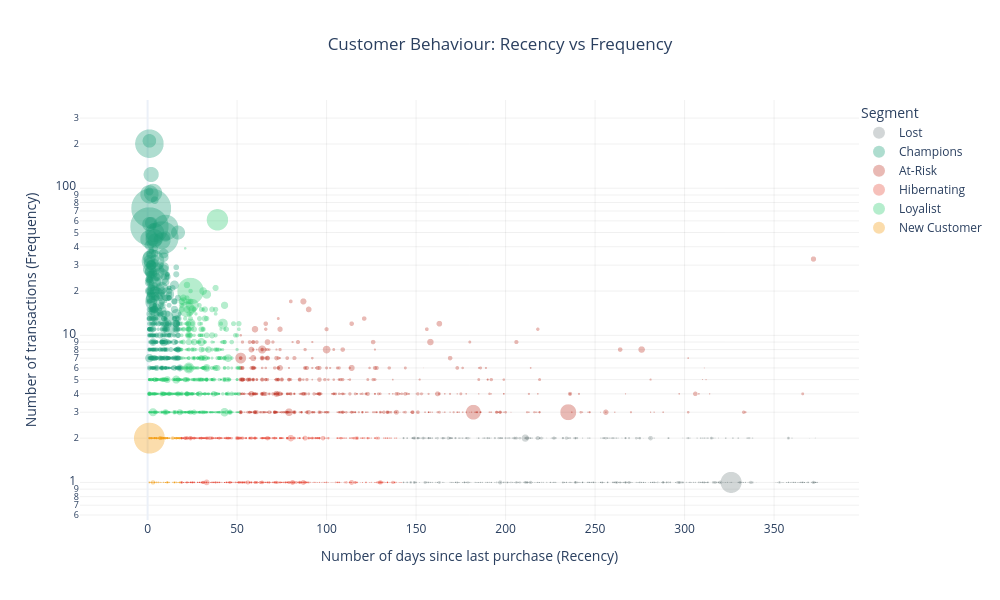

Notebook code for this chart:
### Markdown cell above
#### Recency vs Frequency Analysis using Scatter Plot

### Code cell
fig = px.scatter(
    rfm,
    x="Recency",
    y="Frequency",
    color="Segment",
    size="Monetary",
    size_max=40,
    hover_name="CustomerID",
    log_y=True,
    title="Customer Behaviour: Recency vs Frequency",
    color_discrete_map=color_map,
    template="plotly_white",
)

fig.update_traces(
    opacity=0.5,
    marker=dict(
        line=dict(width=0),
        sizemode='area'
    ),
    hovertemplate=
        '<b>Customer:</b> %{hovertext}<br>' +
        'Recency: %{x}<br>' +
        'Frequency: %{y}<br>' +
        'Monetary: £%{marker.size:,.0f}<extra></extra>'
)

fig.update_layout(
    title_x=0.5,
    xaxis_title="Number of days since last purchase (Recency)",
    yaxis_title="Number of transactions (Frequency)",
    legend_title="Segment",
    legend=dict(
        x=1,
        y=1,
        xanchor='left'
    ),
    width=1000,
    height=600,
    xaxis=dict(showgrid=True, gridcolor='rgba(0,0,0,0.06)'),
    yaxis=dict(showgrid=True, gridcolor='rgba(0,0,0,0.06)')
)

fig.show()

### Figure 1 — Plotly figure (JSON) as saved in the notebook; plotly's stock layout.template omitted (floating-point values rounded to 4 significant figures; data arrays with more than 128 entries replaced by an {"elided": "..."} marker saying what was removed)
{"data": [{"hovertemplate": "<b>Customer:</b> %{hovertext}<br>Recency: %{x}<br>Frequency: %{y}<br>Monetary: £%{marker.size:,.0f}<extra></extra>", "hovertext": {"elided": "946 float values"}, "legendgroup": "Lost", "marker": {"color": "#7F8C8D", "line": {"width": 0}, "size": {"elided": "946 float values"}, "sizemode": "area", "sizeref": 175.1, "symbol": "circle"}, "mode": "markers", "name": "Lost", "opacity": 0.5, "showlegend": true, "type": "scattergl", "x": {"elided": "946 int values"}, "xaxis": "x", "y": {"elided": "946 int values"}, "yaxis": "y"}, {"hovertemplate": "<b>Customer:</b> %{hovertext}<br>Recency: %{x}<br>Frequency: %{y}<br>Monetary: £%{marker.size:,.0f}<extra></extra>", "hovertext": {"elided": "524 float values"}, "legendgroup": "Champions", "marker": {"color": "#1B9E77", "line": {"width": 0}, "size": {"elided": "524 float values"}, "sizemode": "area", "sizeref": 175.1, "symbol": "circle"}, "mode": "markers", "name": "Champions", "opacity": 0.5, "showlegend": true, "type": "scattergl", "x": {"elided": "524 int values"}, "xaxis": "x", "y": {"elided": "524 int values"}, "yaxis": "y"}, {"hovertemplate": "<b>Customer:</b> %{hovertext}<br>Recency: %{x}<br>Frequency: %{y}<br>Monetary: £%{marker.size:,.0f}<extra></extra>", "hovertext": {"elided": "561 float values"}, "legendgroup": "At-Risk", "marker": {"color": "#C0392B", "line": {"width": 0}, "size": {"elided": "561 float values"}, "sizemode": "area", "sizeref": 175.1, "symbol": "circle"}, "mode": "markers", "name": "At-Risk", "opacity": 0.5, "showlegend": true, "type": "scattergl", "x": {"elided": "561 int values"}, "xaxis": "x", "y": {"elided": "561 int values"}, "yaxis": "y"}, {"hovertemplate": "<b>Customer:</b> %{hovertext}<br>Recency: %{x}<br>Frequency: %{y}<br>Monetary: £%{marker.size:,.0f}<extra></extra>", "hovertext": {"elided": "1132 float values"}, "legendgroup": "Hibernating", "marker": {"color": "#E74C3C", "line": {"width": 0}, "size": {"elided": "1132 float values"}, "sizemode": "area", "sizeref": 175.1, "symbol": "circle"}, "mode": "markers", "name": "Hibernating", "opacity": 0.5, "showlegend": true, "type": "scattergl", "x": {"elided": "1132 int values"}, "xaxis": "x", "y": {"elided": "1132 int values"}, "yaxis": "y"}, {"hovertemplate": "<b>Customer:</b> %{hovertext}<br>Recency: %{x}<br>Frequency: %{y}<br>Monetary: £%{marker.size:,.0f}<extra></extra>", "hovertext": {"elided": "906 float values"}, "legendgroup": "Loyalist", "marker": {"color": "#2ECC71", "line": {"width": 0}, "size": {"elided": "906 float values"}, "sizemode": "area", "sizeref": 175.1, "symbol": "circle"}, "mode": "markers", "name": "Loyalist", "opacity": 0.5, "showlegend": true, "type": "scattergl", "x": {"elided": "906 int values"}, "xaxis": "x", "y": {"elided": "906 int values"}, "yaxis": "y"}, {"hovertemplate": "<b>Customer:</b> %{hovertext}<br>Recency: %{x}<br>Frequency: %{y}<br>Monetary: £%{marker.size:,.0f}<extra></extra>", "hovertext": {"elided": "269 float values"}, "legendgroup": "New Customer", "marker": {"color": "#F39C12", "line": {"width": 0}, "size": {"elided": "269 float values"}, "sizemode": "area", "sizeref": 175.1, "symbol": "circle"}, "mode": "markers", "name": "New Customer", "opacity": 0.5, "showlegend": true, "type": "scattergl", "x": {"elided": "269 int values"}, "xaxis": "x", "y": {"elided": "269 int values"}, "yaxis": "y"}], "layout": {"height": 600, "legend": {"itemsizing": "constant", "title": {"text": "Segment"}, "tracegroupgap": 0, "x": 1, "xanchor": "left", "y": 1}, "title": {"text": "Customer Behaviour: Recency vs Frequency", "x": 0.5}, "width": 1000, "xaxis": {"anchor": "y", "domain": [0, 1], "gridcolor": "rgba(0,0,0,0.06)", "showgrid": true, "title": {"text": "Number of days since last purchase (Recency)"}}, "yaxis": {"anchor": "x", "domain": [0, 1], "gridcolor": "rgba(0,0,0,0.06)", "showgrid": true, "title": {"text": "Number of transactions (Frequency)"}, "type": "log"}}}
